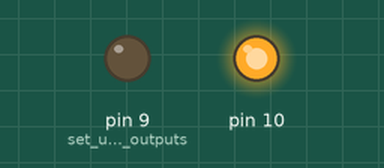
Bench run of a sketch on a simulated Arduino Uno, built with avr-gcc and run on an emulated ATmega328P. Shown: output pins drawn as LEDs (lit = HIGH).

Above: at 0.05 s.
At 3.55 s:
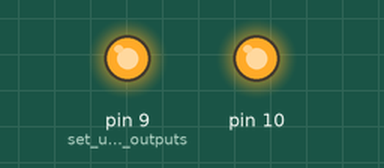
Timing chart, 0 to 4.1 s (numbered marks = the images above):
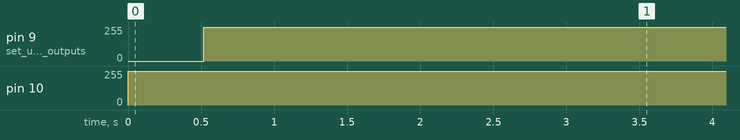

The sketch:

ThumbIO_RGB_Breathing2.ino
```cpp
int blue = 12;
int max_value = 255;

void setup() {
  pinMode(9, OUTPUT); // set up LEDs as outputs.
  pinMode(10, OUTPUT);
  // pinMode(blue, OUTPUT);
}
void loop() {
  // startup animation
  digitalWrite(9, HIGH);
  digitalWrite(10, HIGH);
  // digitalWrite(blue, HIGH);
  unsigned int thisBlip = 1; // 1 to begin the loop
  byte fadeDirection = 1;
  while (thisBlip) {
    if (thisBlip > 0 && thisBlip <= 255) analogWrite(9, constrain(max_value - thisBlip, 0, max_value));
    else if (thisBlip > 255 && thisBlip < 511) analogWrite(9, constrain(thisBlip - max_value, 0, max_value));
    if (thisBlip > 127 && thisBlip <= 383) analogWrite(10, constrain(max_value - (thisBlip - 128), 0, max_value));
    else if (thisBlip > 383 && thisBlip < 638) analogWrite(10, constrain(thisBlip - 383, 0, max_value));
    //if (thisBlip > 255 && thisBlip <= 511) analogWrite(blue, constrain(max_value - (thisBlip - 256), 0, max_value));
    //else if (thisBlip > 511 && thisBlip < 766) analogWrite(blue, constrain(thisBlip - 511, 0, max_value));
    if (fadeDirection) thisBlip++;
    else thisBlip--;
    if (thisBlip > 766) {
      delay(1000); // hold 1 second at one end of the sequence
      fadeDirection = 0; // you can adjust 638 to change the ending point, goes up to 766 to make the last LED fade completely out at the end before going back "up" and going back through the sequence to the top again. at 638 it reverses when the last LED is full brightness.
    }
    delay(1);
  }
  digitalWrite(9, HIGH);
  digitalWrite(10, HIGH);
  //digitalWrite(blue, HIGH);
  delay(1000); // hold 1 second at the beginning of the sequence before looping
}
```

Measured:
- by itself, pin 9 (set_up_LEDs_as_outputs): 0/255 → 255/255 at 0.52 s
- by itself, pin 10: repeats every 3.6 s: 254/255 1.8 s, 255/255 1.8 s
